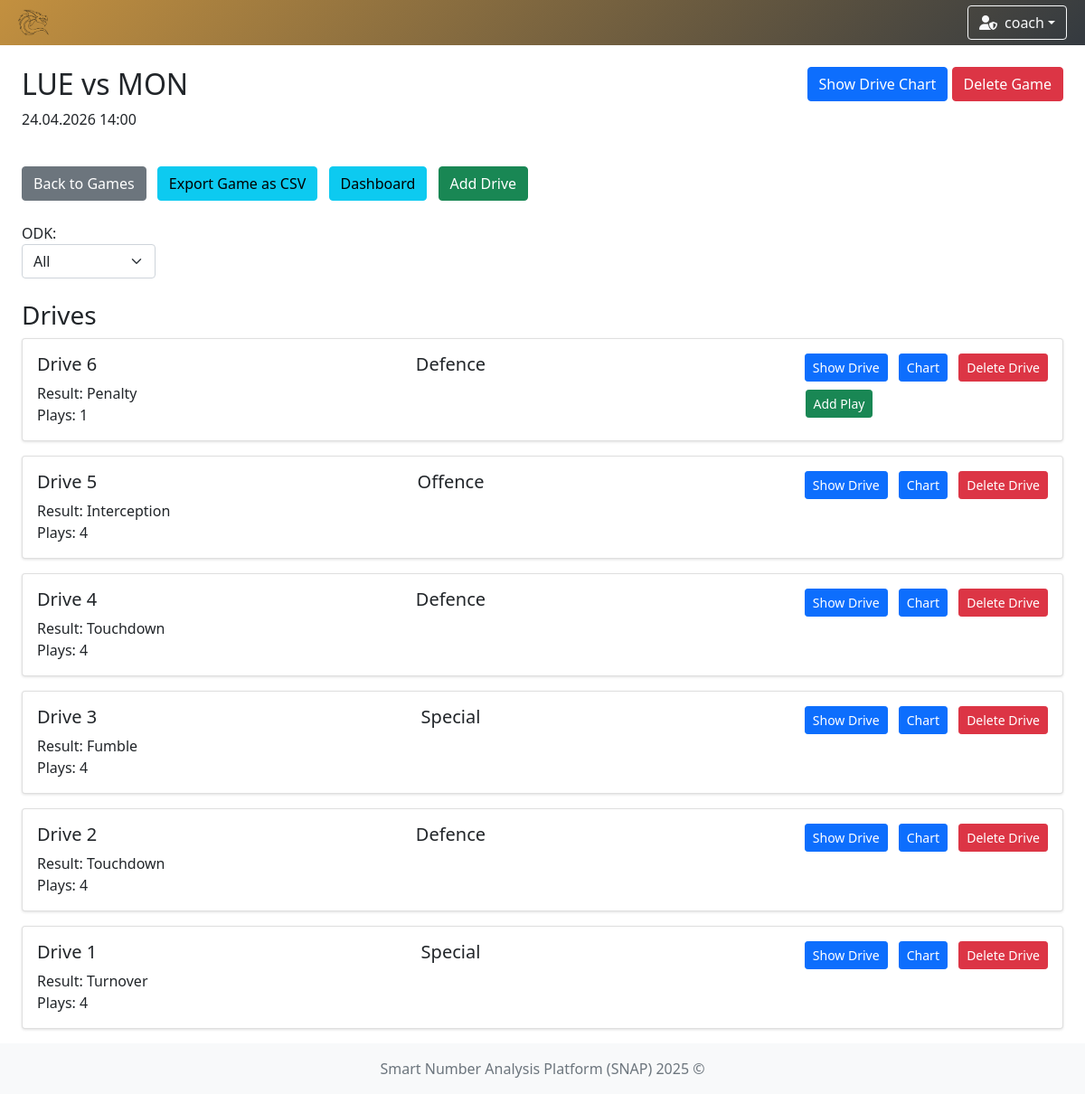
The page /games/3 (signed in) on the database as committed earlier.
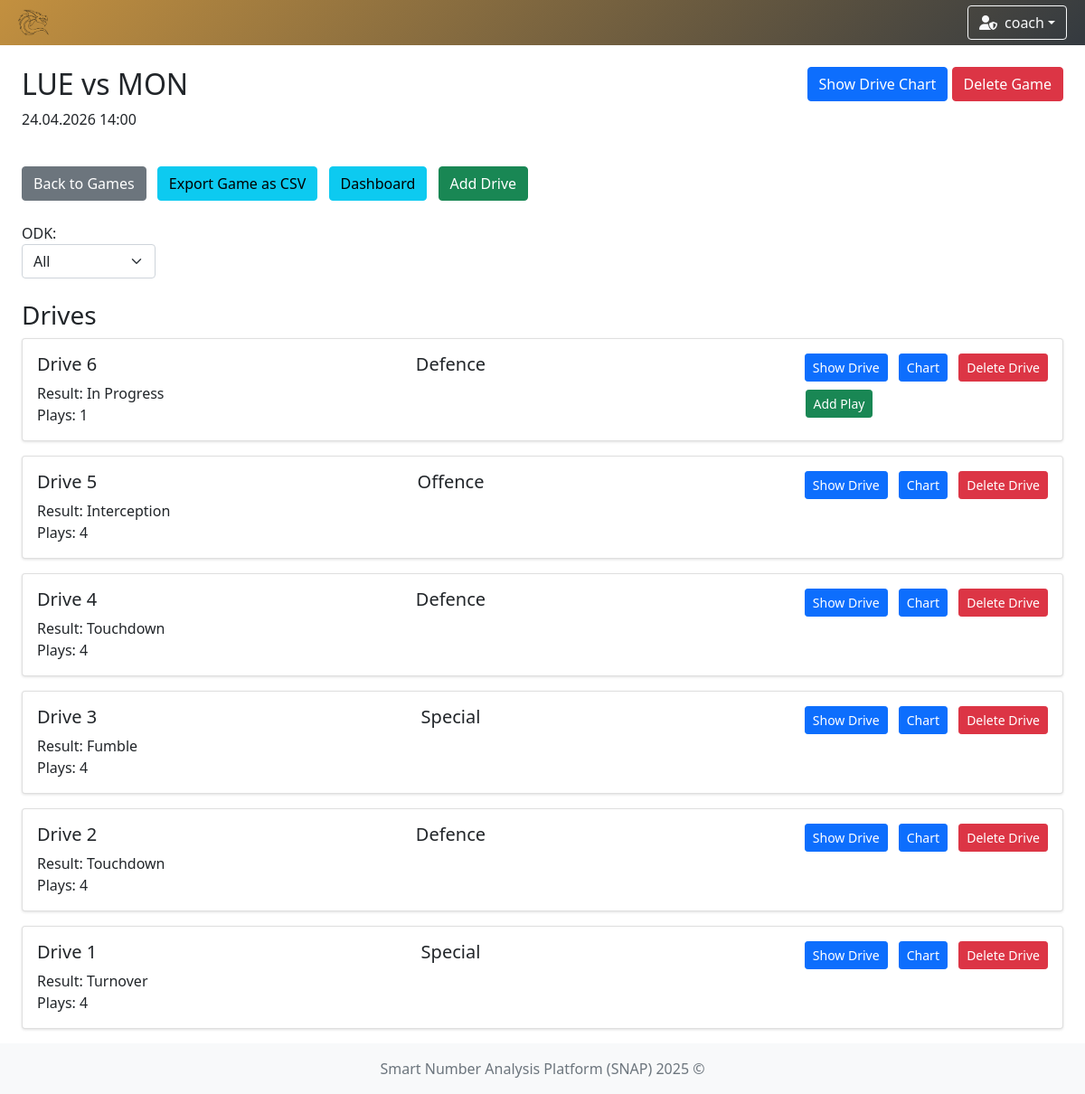
The same page on the database as committed later.
### app/models/drive.py (models this page shows, shortened)
class DriveModel(db.Model):
    __tablename__ = 'drive'
    id = db.Column(db.Integer, primary_key=True)
    game_id = db.Column(db.Integer, db.ForeignKey('game.id'), nullable=False)
    result = db.Column(db.String(50))
    ended = db.Column(db.Boolean, default=False)
    plays = db.relationship('PlayModel', backref='drive', lazy=True, cascade='all, delete-orphan')

### app/controllers/game.py (the view)
    @login_required
    def game_detail(self, game_id: int) -> str:
        game = GameModel.get_by_id(game_id)
        return render_template(template_name_or_list='game/game_detail.html', game=game)

### app/controllers/user.py (called while the page is built)
    @staticmethod
    def load_user(user_id):
        return UserModel.query.get(int(user_id))

### app/models/game.py (called while the page is built)
    @classmethod
    def get_by_id(cls, game_id: int) -> Optional['GameModel']:
        return cls.query.get_or_404(game_id)

### run.py (called while the page is built)
    def _inject_context(self) -> None:
        @self.app.context_processor
        def inject_teams() -> dict:
            try:
                teams = TeamModel.query.all()
                return dict(teams=teams)
            except Exception as e:
                print(f"[!] Error injecting teams: {str(e)} ({type(e).__name__})")
                return dict(teams=[])

### app/templates/game/game_detail.html (shortened to what this page needs)
{% extends "system/base.html" %}
{% block content %}
<div class="row mb-4">
    <div class="col">
        <h2>{{ game.name }}</h2>
        <p>{{ game.date.strftime('%d.%m.%Y') }} {{ game.time }}</p>
    </div>
    <div class="col text-end">
        <a href="{{ url_for('drive_chart', game_id=game.id) }}" class="btn btn-primary">Show Drive Chart</a>
        {% if current_user.role == 'admin' %}
        <form action="{{ url_for('delete_game', game_id=game.id) }}" method="POST" class="d-inline">
            <button type="submit" class="btn btn-danger"
                    onclick="return confirm('Are you sure you want to delete this game?')">Delete Game</button>
        </form>
        {% else %}
        <button class="btn btn-secondary" disabled>Delete Game</button>
        {% endif %}
    </div>
</div>
<div class="row mb-4">
    <div class="col">
        <form action="{{ url_for('add_drive', game_id=game.id) }}" method="POST">
            <a href="{{ url_for('game_options') }}" class="btn btn-secondary">Back to Games</a>
            <a href="{{ url_for('export_game', game_id=game.id) }}" class="btn btn-info">Export Game as CSV</a>
            <a href="{{ url_for('dashboard', game_id=game.id) }}" class="btn btn-info">Dashboard</a>
            <button type="submit" class="btn btn-success">Add Drive</button>
        </form>
    </div>
</div>
			<div class="d-flex mb-3">
				<div class="me-3">
				<label for="Odk" >ODK:</label>
				<select name="Odk" id="Odk" class="form-select mb-2">
					<option value="" selected >All</option>
				</select>
        </div>
    </div>
<div class="row">
    <div class="col">
        <h3>Drives</h3>
		<div id=drive-wrapper>
			{%include 'game/partials/_drive_rows.html' %}
		</div>
    </div>
</div>
{% endblock %}

### app/templates/game/partials/_drive_rows.html
{% for drive in game.drives|sort(attribute='id', reverse=True) %}
    <div class="card mb-3">
        <div class="card-body">
            <div class="d-flex justify-content-between align-items-start">
                <h5 class="card-title">Drive {{ loop.revindex }}</h5>
                {% if drive.plays | length > 0 %}
                    {% if drive.plays[0].odk == "O" %}
                        <h5 class="card-title">Offence</h5>
                    {% elif drive.plays[0].odk == "D" %}
                        <h5 class="card-title">Defence</h5>
                    {% elif drive.plays[0].odk == "K" %}
                        <h5 class="card-title">Special</h5>
                    {% else %}
                        <h5 class="card-title">Unknown play type: {{ drive.plays[0].odk }}</h5>
                    {% endif %}
                {% endif %}
                <div>
                    <a href="{{ url_for('drive_detail', drive_id=drive.id) }}" class="btn btn-sm btn-primary">Show
                        Drive</a>
                    <a href="{{ url_for('drive_play_chart', game_id=game.id, drive_id=drive.id) }}"
                       class="btn btn-sm btn-primary" , style="margin-right: 0.5rem;">Chart</a>
                    {% if current_user.role == 'admin' %}
                        <form action="{{ url_for('delete_drive', drive_id=drive.id) }}" method="POST" class="d-inline">
                            <button type="submit" class="btn btn-sm btn-danger"
                                    onclick="return confirm('Are you sure you want to delete this drive?')">Delete Drive
                            </button>
                        </form>
                    {% else %}
                        <button class="btn btn-sm btn-secondary" disabled>Delete Drive</button>
                    {% endif %}
                </div>
            </div>
            <div class="d-flex justify-content-between align-items-center">
                <div class="card-text mb-0">
                    Result: {{ drive.result or 'In Progress' }}<br>
                    Plays: {{ drive.plays|length }}
                </div>
                {% if not drive.ended %}
                    <a href="{{ url_for('add_play', drive_id=drive.id) }}" class="btn btn-sm btn-success ms-auto"
                       style="margin-right: 12.1rem;">Add Play</a>
                {% endif %}
            </div>
        </div>
    </div>
{% else %}
    <div class="alert alert-secondary text-center" role="alert">
        <i class="bi bi-info-circle me-2"></i>
        No drives found for this filter.
    </div>
{% endfor %}

Rows that differ between the two databases and show on the page:
changed DriveModel: result "Penalty" → "In Progress"
